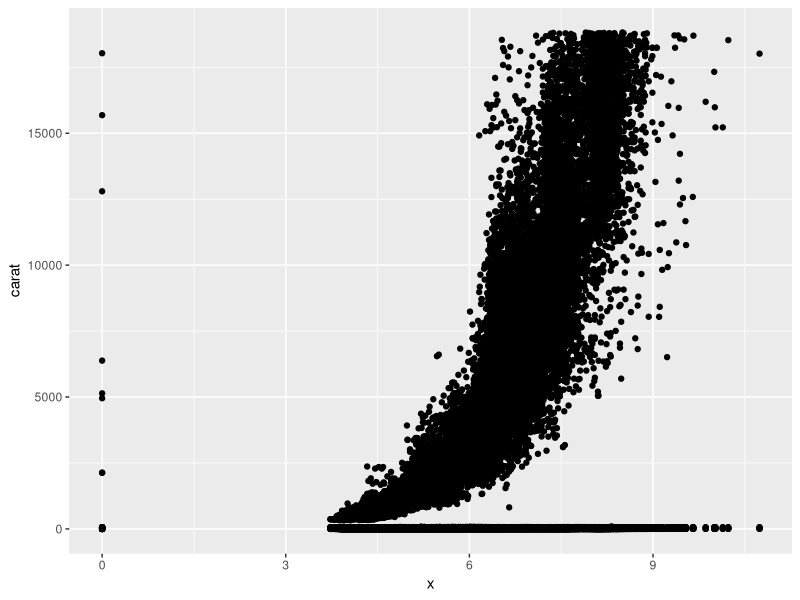

This chart was generated by the following R code:
## ---- chunk 1
library(ggplot2)
df <- ggplot2::diamonds
ggplot(df) +
  geom_point(aes(x = x, y = carat)) + 
  geom_point(aes(x = x, y = y)) +
  geom_point(aes(x = x, y = z)) +
  geom_point(aes(x = x, y = depth)) +
  geom_point(aes(x = x, y = table)) +
  geom_point(aes(x = x, y = price))
## ---- chunk 2
Sys.Date()
## ---- chunk 3
Sys.time()
